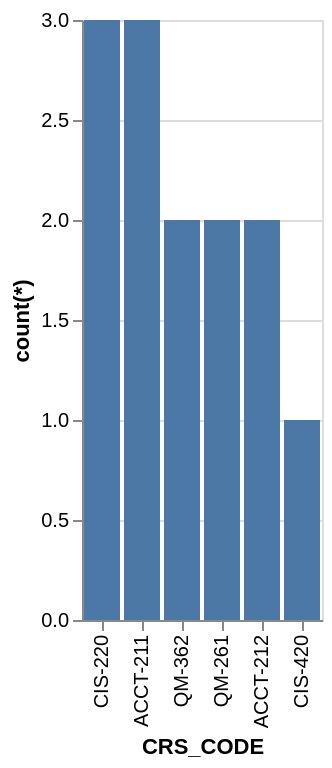

The Vega-Lite source for this figure:
### Vega-Lite specification from a JSON file in a GitHub repository (floating-point values rounded to 4 significant figures)
{"data": {"values": [{"x_data": "CIS-220", "y_data": 3}, {"x_data": "ACCT-211", "y_data": 3}, {"x_data": "QM-362", "y_data": 2}, {"x_data": "QM-261", "y_data": 2}, {"x_data": "ACCT-212", "y_data": 2}, {"x_data": "CIS-420", "y_data": 1}]}, "mark": "bar", "encoding": {"x": {"field": "x_data", "type": "nominal", "title": "CRS_CODE", "sort": {"op": "sum", "field": "y_data", "order": "descending"}}, "y": {"field": "y_data", "type": "quantitative", "title": "count(*)"}}}
